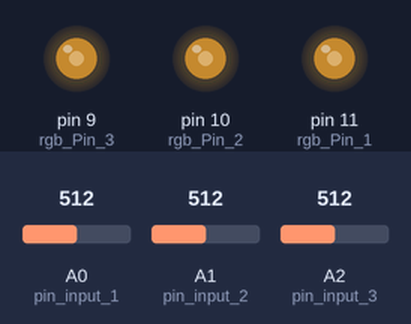
A sketch run on a simulated Arduino Uno, built with avr-gcc and run on an emulated ATmega328P. Shown: output pins drawn as LEDs (lit = HIGH). The test bench sets the inputs (shaded band); at power-on: A0 (pin_input_1) = 512, A1 (pin_input_2) = 512, A2 (pin_input_3) = 512.

Above: at 1.2 s.
1.3 s: A0 (pin_input_1) set to 716
At 2.5 s:
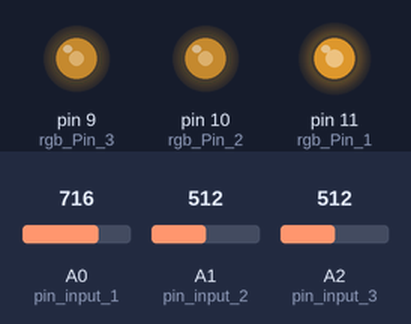
2.8 s: A1 (pin_input_2) set to 716
At 3.6 s:
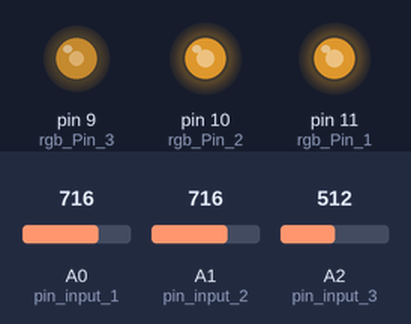
4.3 s: A2 (pin_input_3) set to 716
At 4.8 s:
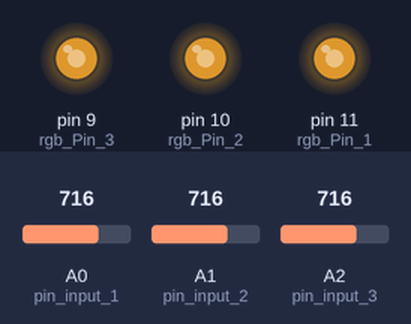
5.8 s: A0 (pin_input_1) set to 900
At 7.0 s:
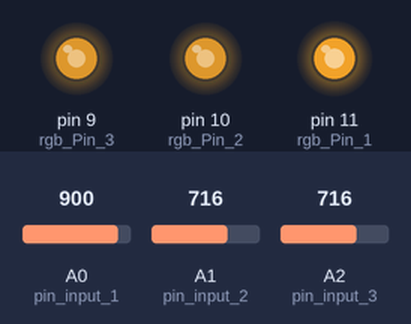
7.3 s: A1 (pin_input_2) set to 900
At 8.2 s:
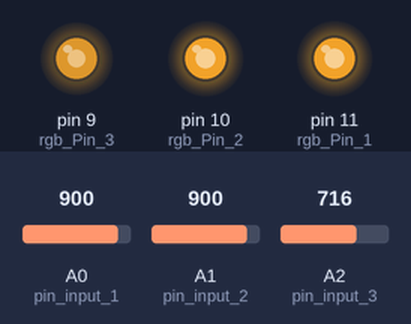
8.8 s: A2 (pin_input_3) set to 900
At 9.4 s:
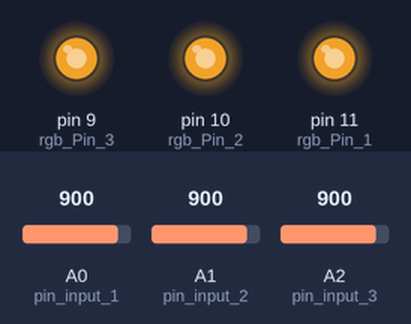
Timing chart, 0 to 11.3 s (numbered marks = the images above; inputs shaded):
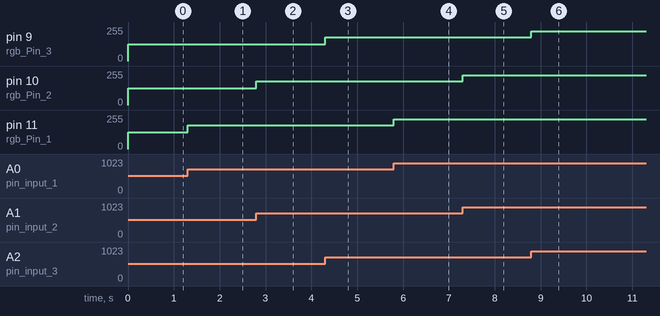

The sketch:

Homework_2_code.ino
```cpp
const int pin_input_1 = A0;
const int pin_input_2 = A1;
const int pin_input_3 = A2;


int input_value_1 = 0;
int input_value_2 = 0;
int input_value_3 = 0;


const int rgb_Pin_1 = 11;
const int rgb_Pin_2 = 10;
const int rgb_Pin_3 = 9;


int rgb_value_1 = 0;
int rgb_value_2 = 0;
int rgb_value_3 = 0;


const int minInputValue = 0;
const int maxInputValue = 1023;
const int minMappedValue = 0;
const int maxMappedValue = 255;


void Control_RGB(const int pin_input_,int input_value_, int rgb_value_,const int rgb_Pin_)
{
  input_value_  = analogRead(pin_input_);
  rgb_value_ = map(input_value_,minInputValue,maxInputValue,minMappedValue,maxMappedValue);
  analogWrite(rgb_Pin_,rgb_value_);

}


void setup() {
  // put your setup code here, to run once:
  pinMode(rgb_Pin_1,OUTPUT);
  pinMode(rgb_Pin_2,OUTPUT);
  pinMode(rgb_Pin_3,OUTPUT);


}

void loop() {
  // put your main code here, to run repeatedly:
  // input_value_1  = analogRead(pin_input_1);
  // Serial.println(pin_input_1);
  // rgb_value_1 = map(input_value_1,0,1023,0,255);
  // analogWrite(rgb_Pin_1,rgb_value_1);

  //  input_value_2  = analogRead(pin_input_2);
  // Serial.println(pin_input_2);
  // rgb_value_2 = map(input_value_2,0,1023,0,255);
  // analogWrite(rgb_Pin_2,rgb_value_2);

  // input_value_3  = analogRead(pin_input_3);
  // Serial.println(pin_input_3);
  // rgb_value_3 = map(input_value_3,0,1023,0,255);
  // analogWrite(rgb_Pin_3,rgb_value_3);
  Control_RGB(pin_input_1,input_value_1,rgb_value_1,rgb_Pin_1);
  Control_RGB(pin_input_2,input_value_2,rgb_value_2,rgb_Pin_2);
  Control_RGB(pin_input_3,input_value_3,rgb_value_3,rgb_Pin_3);


}
```

Measured:
- after the input at 1.3 s, pin 11 (rgb_Pin_1): 127/255 → 178/255 at once
- after the input at 2.8 s, pin 10 (rgb_Pin_2): 127/255 → 178/255 at once
- after the input at 4.3 s, pin 9 (rgb_Pin_3): 127/255 → 178/255 at once
- after the input at 5.8 s, pin 11 (rgb_Pin_1): 178/255 → 224/255 at once
- after the input at 7.3 s, pin 10 (rgb_Pin_2): 178/255 → 224/255 at once
- after the input at 8.8 s, pin 9 (rgb_Pin_3): 178/255 → 224/255 at once
